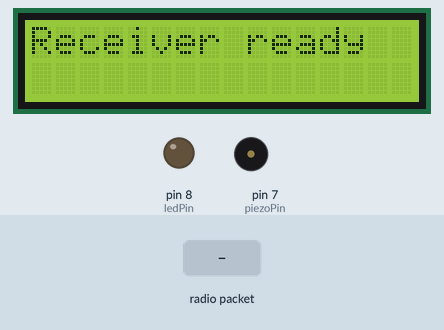
A sketch run on a simulated Arduino Uno, built with avr-gcc and run on an emulated ATmega328P. On the bench: 16×2 character LCD, output pins drawn as LEDs (lit = HIGH), buzzer (waves = sounding). Inputs (shaded band) come from the test bench. No radio packets arrive unless stated; what the sketch prints to the serial monitor is not drawn.

Above: at 0.1 s.
3.3 s: radio packet "5" arrives
At 3.6 s:
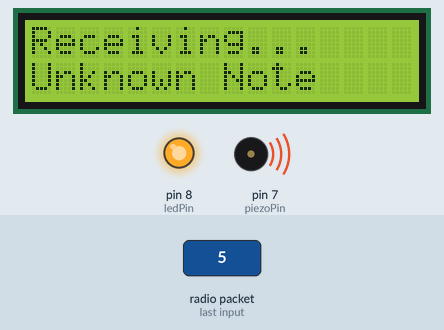
At 5.2 s:
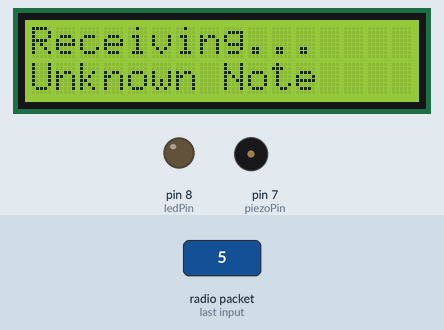
Timing chart, 0 to 6.7 s (numbered marks = the images above; inputs shaded):
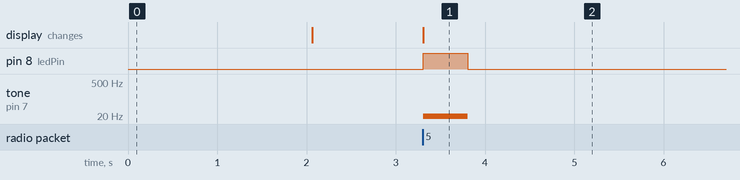

The sketch:

WirelessMusicRX.ino
```cpp
#include <RH_ASK.h>
#include <SPI.h>
#include <LiquidCrystal.h>

LiquidCrystal lcd(12, 10, 5, 4, 3, 2);

RH_ASK driver;

const int piezoPin = 7; const int ledPin = 8;

const int notes[3][2] =
{
  {261, 277},  // C, C#
  {294, 311},  // D, D#
  {349, 370}   // F, F#
};

void setup()
{
  Serial.begin(9600);
  lcd.begin(16, 2);

  if (!driver.init())
  {
    lcd.print("Init failed!");
    Serial.println("Initialization failed!");
    while (1);
  }
  else
  {
    lcd.setCursor(0, 0);
    lcd.print("Receiver ready");
    Serial.println("Receiver ready");
    delay(2000);
    lcd.clear();
  }

  pinMode(piezoPin, OUTPUT);
  pinMode(ledPin, OUTPUT);
}

void loop()
{
  uint8_t buffer[RH_ASK_MAX_MESSAGE_LEN]; // Buffer for incoming message
  uint8_t bufferLength = sizeof(buffer);

  // Check for incoming messages
  if (driver.recv(buffer, &bufferLength))
  {
    lcd.clear();
    lcd.setCursor(0, 0);
    lcd.print("Receiving...");

    buffer[bufferLength] = '\0'; // Null-terminate the buffer
    int note = atoi((char *)buffer); // Convert message to integer

    if (note)
    {
      Serial.print("Received note: ");
      Serial.println(note);

      if (note == notes[0][0])
      {
        lcd.setCursor(0, 1);
        lcd.print("Note C");
      }
      else if (note == notes[0][1])
      {
        lcd.setCursor(0, 1);
        lcd.print("Note C#");
      }
      else if (note == notes[1][0])
      {
        lcd.setCursor(0, 1);
        lcd.print("Note D");
      }
      else if (note == notes[1][1])
      {
      lcd.setCursor(0, 1);
        lcd.print("Note D#");
      }
      else if (note == notes[2][0])
      {
        lcd.setCursor(0, 1);
        lcd.print("Note F");
      }
      else if (note == notes[2][1])
      {
        lcd.setCursor(0, 1);
        lcd.print("Note F#");
      }
      else
      {
        lcd.setCursor(0, 1);
        lcd.print("Unknown Note");
        Serial.println("Unknown Note Received");
      }

      // Play the note
      digitalWrite(ledPin, HIGH);
      tone(piezoPin, note, 500);
      delay(500);
      noTone(piezoPin);
      digitalWrite(ledPin, LOW);
    }
  }
}
```

Measured:
- after the input at 3.3 s, pin 8 (ledPin): LOW → HIGH at once, → LOW 0.50 s later; tone on pin 7 (piezoPin): silent → 5 Hz at once, → silent 0.50 s later; the display: changes at once (image 1)
